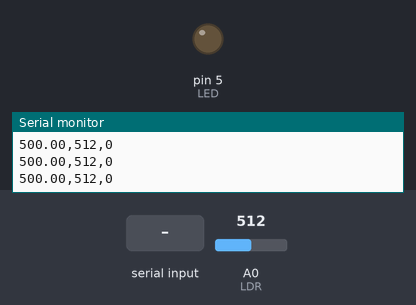
This sketch was run on a simulated Arduino Uno, built with avr-gcc and run on an emulated ATmega328P. Shown: output pins drawn as LEDs (lit = HIGH), the last lines printed to the serial monitor. Inputs (shaded band) come from the test bench; at power-on: A0 (LDR) = 512.

Above: at 1.2 s.
1.3 s: A0 (LDR) set to 306
At 2.0 s:
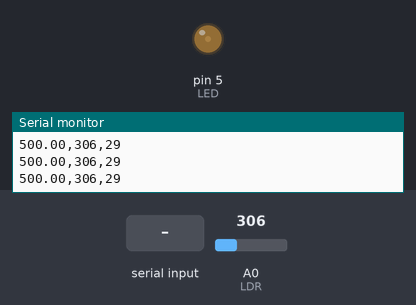
4.3 s: "SET_KP:90\n" received over the second serial link
At 5.1 s:
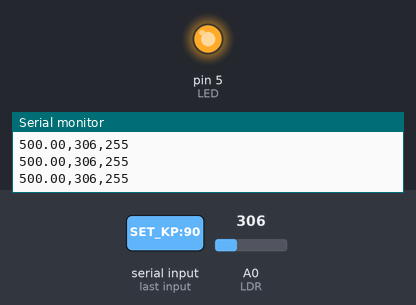
5.8 s: "SET_R:\n" received over the second serial link
At 6.6 s:
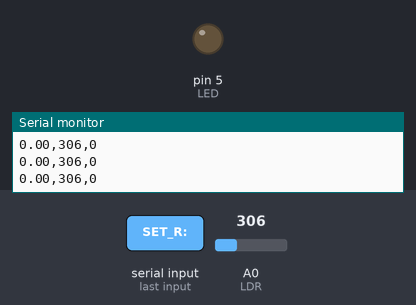
7.4 s: A0 (LDR) set to 355
8.9 s: A0 (LDR) set to 381
At 10.0 s:
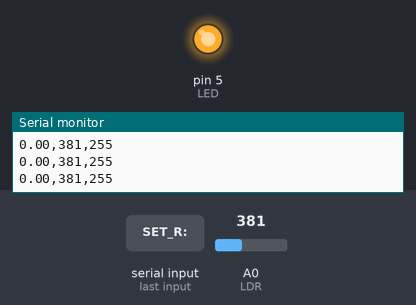
10.4 s: A0 (LDR) set to 245
At 11.1 s:
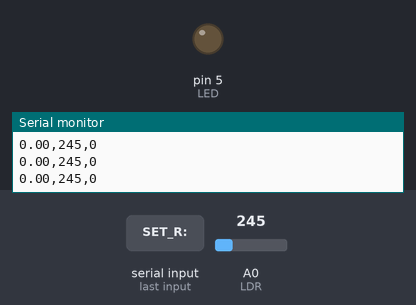
Timing chart, 0 to 12.9 s (numbered marks = the images above; inputs shaded):
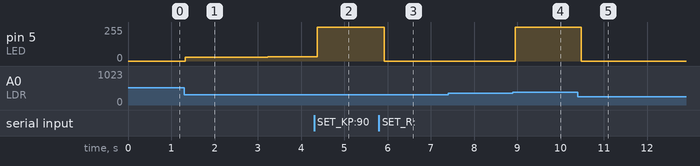

The sketch:

lectura_sensorLDR.ino
```cpp
#include <SoftwareSerial.h>

SoftwareSerial nodoSerial(10, 11); // Rx, Tx (El pin 11 va al divisor de tensión hacia el NodeMCU)

const int LDR = A0;
const int LED = 5;

// Variables de control PID (Valores iniciales conservadores para evitar oscilaciones)
float kp = 0.15;
float ki = 0.01;
float kd = 0.00;
float referencia = 500; // Valor inicial del slider
bool modoAuto = true;   // Arranca en automático por defecto

float error = 0;
float U = 0;

float errorIntegral = 0;
float errorDerivativo = 0;
float errorAnterior = 0;
const float Ts = 0.1;   // Período de muestreo fijo = 100ms (0.1 segundos)

void setup() {
  Serial.begin(9600);       // Monitor serie de la PC
  nodoSerial.begin(9600);   // Comunicación con NodeMCU
  pinMode(LED, OUTPUT);
}

void loop() {
  // 1. Escuchar comandos RPC desde el NodeMCU (Dashboard Web de ThingsBoard)
  if (nodoSerial.available() > 0) {
    String comando = nodoSerial.readStringUntil('\n');
    comando.trim();

    if (comando.startsWith("SET_R:")) {
      referencia = comando.substring(6).toFloat();
      Serial.print("Setpoint actualizado: "); Serial.println(referencia);
    }
    else if (comando.startsWith("SET_KP:")) {
      kp = comando.substring(7).toFloat();
      Serial.print("Kp actualizado: "); Serial.println(kp, 2);
    }
    else if (comando.startsWith("SET_KI:")) {
      ki = comando.substring(7).toFloat();
      Serial.print("Ki actualizado: "); Serial.println(ki, 2);
    }
    else if (comando.startsWith("SET_KD:")) {
      kd = comando.substring(7).toFloat();
      Serial.print("Kd actualizado: "); Serial.println(kd, 2);
    }
    else if (comando.startsWith("SET_MODE:")) {
      String modoStr = comando.substring(9);
      if (modoStr == "AUTO") {
        modoAuto = true;
      } else if (modoStr == "MANUAL") {
        modoAuto = false;
      }
      Serial.print("Modo de control: "); Serial.println(modoAuto ? "AUTOMÁTICO" : "MANUAL");
    }
  }

  // 2. Lazo de Control Digital PID
  int valorLuz = analogRead(LDR);

  // Corrección de acción inversa: Si falta luz (referencia > valorLuz), el error es positivo
  // y la acción U debe aumentar para encender más el LED.
  error = referencia - valorLuz;

  int pwmOut = 0;

  if (modoAuto) {
    // Cálculo del término derivativo discreto
    errorDerivativo = (error - errorAnterior) / Ts;

    // Ecuación temporal del controlador PID
    U = (kp * error) + (ki * errorIntegral) + (kd * errorDerivativo);
    pwmOut = (int)U;

    // --- ANTI-WINDUP INDUSTRIAL (Saturación condicional de la integral) ---
    // Solo permitimos que el acumulador sume error si la salida no está saturada (0 a 255)
    if (pwmOut >= 0 && pwmOut <= 255) {
      errorIntegral = errorIntegral + (error * Ts);
    }
  } else {
    // Modo MANUAL: Mapea el slider directo al rango del LED (0-255)
    pwmOut = map((int)referencia, 0, 1023, 0, 255);
    errorIntegral = 0;
  }

  // Acotación estricta del actuador (Hardware PWM)
  if (pwmOut > 255) pwmOut = 255;
  if (pwmOut < 0)   pwmOut = 0;

  analogWrite(LED, pwmOut);

  // 3. Envío local al Serial Plotter de la PC para diagnóstico rápido
  Serial.print(referencia); Serial.print(",");
  Serial.print(valorLuz);   Serial.print(",");
  Serial.println(pwmOut);

  // 4. Envío de Telemetría JSON Estructurada hacia el NodeMCU
  nodoSerial.print("{");
  nodoSerial.print("\"y\":" + String(valorLuz) + ",");
  nodoSerial.print("\"r\":" + String(referencia) + ",");
  nodoSerial.print("\"e\":" + String(error) + ",");
  nodoSerial.print("\"u\":" + String(pwmOut) + ",");
  nodoSerial.print("\"kp\":" + String(kp, 2) + ",");
  nodoSerial.print("\"ki\":" + String(ki, 2) + ",");
  nodoSerial.print("\"kd\":" + String(kd, 2) + ",");
  nodoSerial.print("\"mode\":\"" + String(modoAuto ? "AUTO" : "MANUAL") + "\"");
  nodoSerial.println("}");

  errorAnterior = error;
  delay(100); // Ts = 100ms
}
```

Measured:
- the behaviour switches between 364 and 365 on A0 (LDR) (found by bisection; images 3 and 4)
- after the input at 1.3 s, pin 5 (LED): 0/255 → 29/255 at once, → 30/255 0.95 s later, → 31/255 0.95 s later, → 32/255 0.95 s later
- after the input at 4.3 s, pin 5 (LED): 32/255 → 255/255 after 0.08 s
- after the input at 5.8 s, pin 5 (LED): 255/255 → 0/255 after 0.12 s
- after the input at 8.9 s, pin 5 (LED): 0/255 → 255/255 after 0.05 s
- after the input at 10.4 s, pin 5 (LED): 255/255 → 0/255 after 0.08 s
